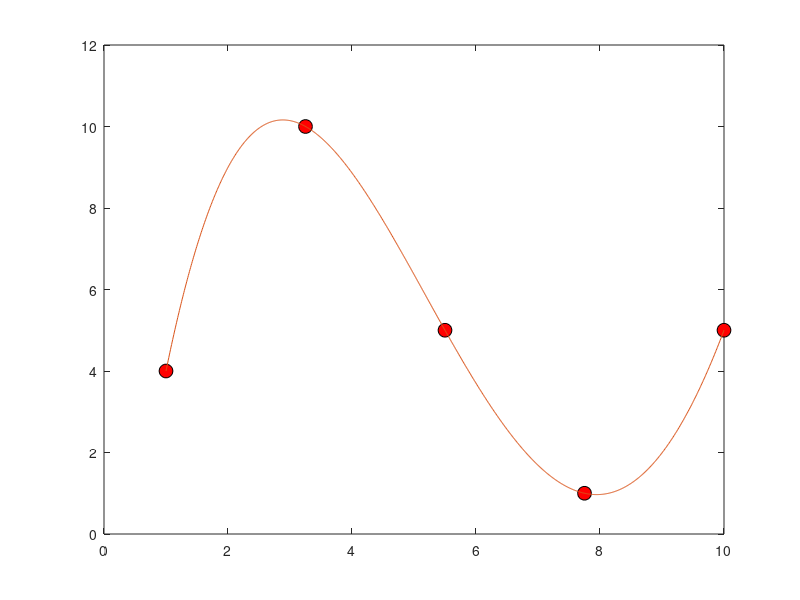

This chart was generated by the following MATLAB code:
close all;
clc;

N = 5;
x = linspace(1,10,N); % check the dimension
y = randi(10,[1,N]);

%plot
plot(x, y, 'o','MarkerSize',10,'MarkerFaceColor','r','MarkerEdgeColor','k')

y = y';

% prepare G matrix  - Dimension (N x N)
%    [x0^0  x0^1  x0^2 ..... x0^(N-1)]
%    |x1^0  x1^1  x1^2 ..... x1^(N-1)|
%    |x2^0  x2^1  x2^2 ..... x2^(N-1)|
%G = |x3^0  x3^1  x3^2 ..... x3^(N-1)|
%    |:  :   :     :     :    :  |
%    [xN^0  xN^1  xN^2 ..... xN^(N-1)]

G=[[0]*N]*N;

for i=1:N
    for j=1:N
        G(i,j) = x(i)^(j-1);
    end
end

% m is column vector (N x 1) 
m = inv(G)*y;  

xi = linspace(x(1),x(end),1000);

xi = xi';

% yi = [1 xi^1 xi^2 xi^3 ..... xi^(n-1)] * m % (1000 x N) (N x 1) 

yi=linspace(0,0,1000);

for i=1:1000
    for j=1:N
        yi(i) = yi(i) + (xi(i)^(j-1))*m(j);
    end
end

hold on
plot(xi,yi)
